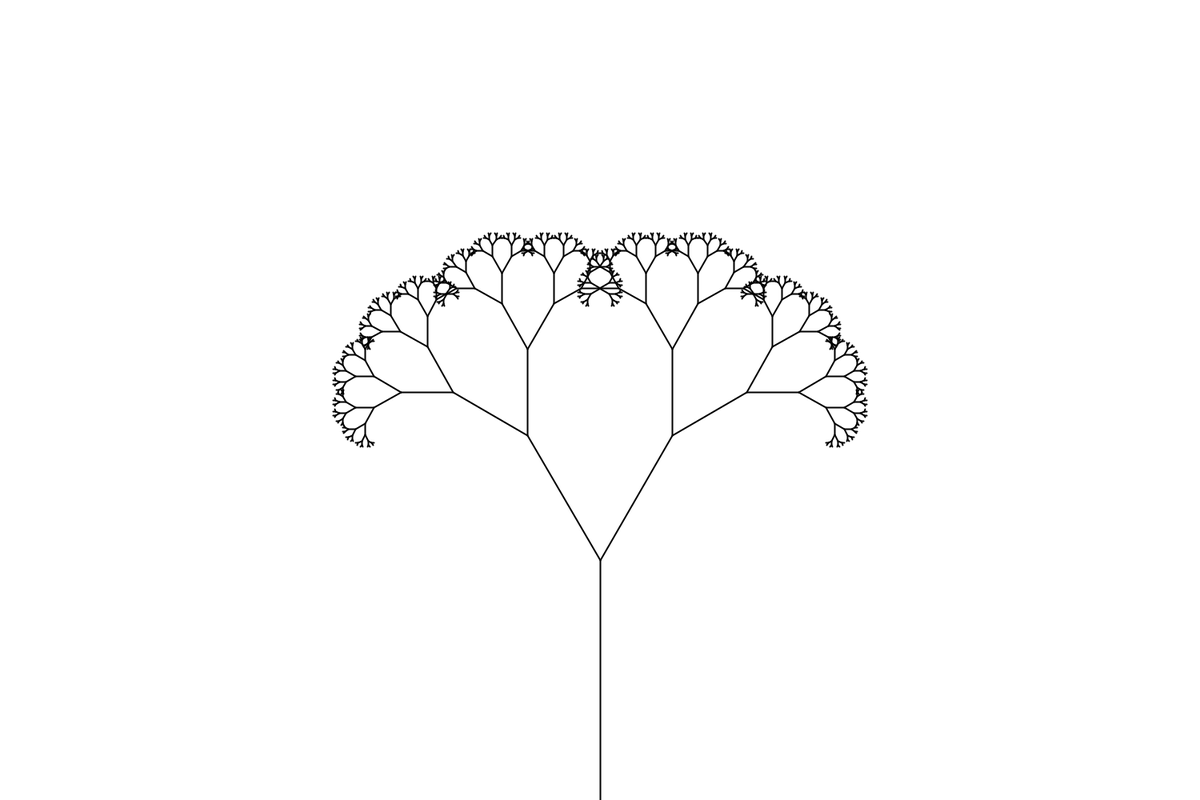
Frame 1 (no input)
Frame 60 (the mouse pressed at the canvas centre just before this capture): identical to frame 1, image omitted
Frame 120 (the mouse held since frame 60 and released just before this capture): identical to frame 1, image omitted

The Processing sketch that drew this single still picture (run headless with seeded random() and noise(); from frame 60 on, the mouse is pressed at the canvas centre):

// Processing sketch: The_tree
// ── The_tree.pde



void setup()
{
  size(1500,1000);
  background(255);
  strokeWeight(2);
  translate(width/2,height);
  branch(300);
}

void draw()
{
  
}

void branch(float len)
{
  if(len>2){
  line(0,0,0,-len);
  translate(0,-len);
  
  len*=0.6;
  pushMatrix();
  rotate(PI/6);
  branch(len);
  popMatrix();
  
  pushMatrix();
  rotate(-PI/6);
  branch(len);
  
  popMatrix();
  // record the state
  }
}
